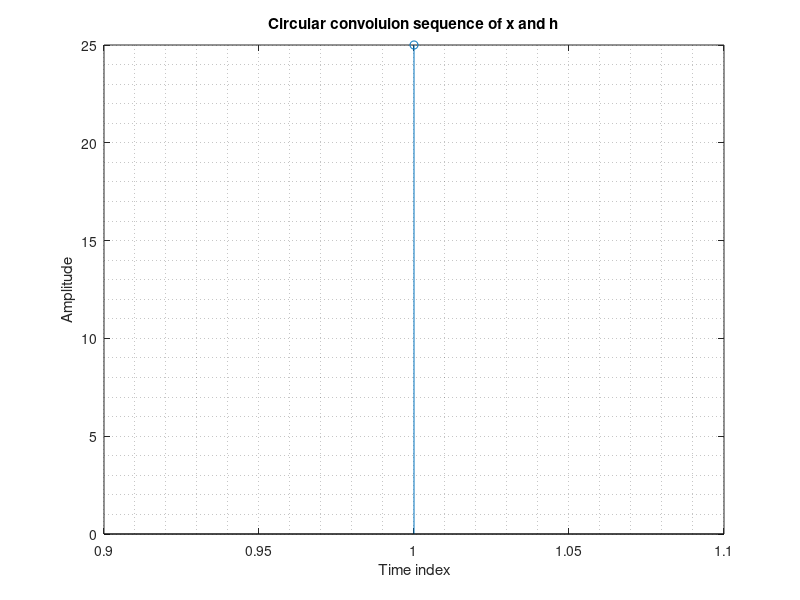

The MATLAB source for this figure:
% Circular convolution using for loop
clc;
close all;
clear all;
x=input(' Enter the first sequence ');
nx=length(x);
y=input(' Enter the second sequence ');
ny=length(y);
x=[x,zeros(1,(max(nx,ny)-nx))];
y=[y,zeros(1,(max(nx,ny)-ny))];
N=length(x);
w=zeros(1,N);
r=zeros(1,N);
x1=[];
for i=1:N
    sum=0;
    w=[flip(x(1:i)),flip(x(i+1:N))];
    r=w.*y;
    for j=1:N
        sum=sum+r(j);
    end
    x1=[x1,sum];
end

% To display and plot circular convolution
n=1:N;
disp(' Output sequence of circular convolution ');
disp(x1); % To view output in command window
pause;
stem(n,x1); % plotting circular convolution
grid minor;
xlabel(' Time index ');
ylabel(' Amplitude ');
title(' Circular convoluion sequence of x and h ');
